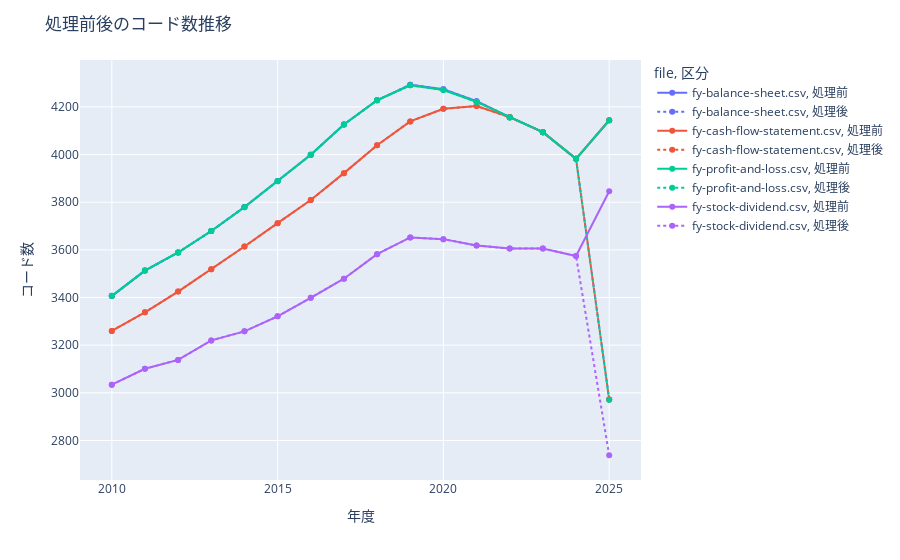

The notebook cell this image was saved under:
### Markdown cell above
### 初期品質の確認

指標となる以下の数を確認し、必要な処理のプロセスを決定します。

- コード
- 年度
- 列

<summary><b>結果</b></summary>

</details>

### Code cell
#pd.set_option('display.max_rows', None)
#pd.set_option('display.max_rows', 60)
print("\n処理済みデータをロードします。")
df_PROCESSED = df_type_change
#display(df_PROCESSED)


print("\n企業コード数、エンドの数、列数をファイルごとにまとめます。")
df_file_info = pd.DataFrame([
    {"file": filename, "year": year, "code_counts": df["コード"].nunique(), "year_counts": df["年度"].nunique(), "column_counts": df.columns.nunique()}
    for (filename, year), df in df_PROCESSED.items()
])
#display(df_file_info)

print("\n各ファイルの年推移を可視化します。")
for col in ["code_counts", "year_counts", "column_counts"]:
    fig = px.line(df_file_info, x="year", y=col, color="file", title=col)
    #fig.show()

print("\n最新年のファイルに登録されている年度を表示します。")
df = df_PROCESSED[(settings["files"]["raw"][0],2025)]
#display(df["年度"].unique())

print("\n最新年に登録されている過去の年度と過去のデータが同じか確認します")
print("まずは、年度を限定して、コードの一覧を見ます")
#display(df[df["年度"]=="2024/12"]["コード"])

print("\nコードを限定し、過去のデータファイルと同じかどうか調べます。")
df = df_PROCESSED[(settings["files"]["raw"][0],2025)]
#display(df[df["コード"]=="130A"])
df = df_PROCESSED[(settings["files"]["raw"][0],2024)]
#display(df[df["コード"]=="130A"])

print("\n最新年度にある過去のデータを取得し、過去のデータを更新します")
df_PROCESSED_AFTER = cu.update_duplicated(df_PROCESSED, 2025)

print("\n正しく処理が行われ、最新年に登録されている過去の年度と過去のデータが同じか確認します。")
df = df_PROCESSED_AFTER[(settings["files"]["raw"][0],2025)]
display(df[df["コード"]=="130A"])
df = df_PROCESSED_AFTER[(settings["files"]["raw"][0],2024)]
display(df[df["コード"]=="130A"])

print("\n最後に最新年度にある過去のデータを消去します。")
cutoff_date = pd.to_datetime("2025-01-01")
df_PROCESSED_AFTER = {
    (file, year): (df[df["年度"] >= cutoff_date] if year == 2025 else df)
    for (file, year), df in df_PROCESSED_AFTER.items()
}

print("")
print("各ファイルの年推移をもう一度可視化し、改善していることを確かめます。")
df_file_info_after = pd.DataFrame([
    {"file": filename, "year": year, "code_counts": df["コード"].nunique(), "year_counts": df["年度"].nunique(), "column_counts": df.columns.nunique()}
    for (filename, year), df in df_PROCESSED_AFTER.items()
])
df_file_info_after["区分"] = "処理後"
df_file_info_after = df_file_info_after.set_index(["file", "year"]).sort_index()

df_file_info = pd.DataFrame([
    {"file": filename, "year": year, "code_counts": df["コード"].nunique(), "year_counts": df["年度"].nunique(), "column_counts": df.columns.nunique()}
    for (filename, year), df in df_PROCESSED.items()
])
df_file_info["区分"] = "処理前"
df_file_info = df_file_info.set_index(["file", "year"]).sort_index()
df_compare = pd.concat([df_file_info,df_file_info_after]).reset_index()
display(df_compare)
fig = px.line(df_compare, x="year", y="code_counts", color="file", line_dash="区分", markers=True)
fig.update_layout(title="処理前後のコード数推移", xaxis_title="年度", yaxis_title="コード数")
fig.show()

### Figure 1 — Plotly figure (JSON) as saved in the notebook; plotly's stock layout.template omitted (floating-point values rounded to 4 significant figures)
{"data": [{"hovertemplate": "file=fy-balance-sheet.csv<br>区分=処理前<br>year=%{x}<br>code_counts=%{y}<extra></extra>", "legendgroup": "fy-balance-sheet.csv, 処理前", "line": {"color": "#636efa", "dash": "solid"}, "marker": {"symbol": "circle"}, "mode": "lines+markers", "name": "fy-balance-sheet.csv, 処理前", "orientation": "v", "showlegend": true, "type": "scatter", "x": [2010, 2011, 2012, 2013, 2014, 2015, 2016, 2017, 2018, 2019, 2020, 2021, 2022, 2023, 2024, 2025], "xaxis": "x", "y": [3406, 3513, 3589, 3679, 3780, 3889, 3999, 4126, 4228, 4293, 4274, 4224, 4157, 4094, 3982, 4144], "yaxis": "y"}, {"hovertemplate": "file=fy-balance-sheet.csv<br>区分=処理後<br>year=%{x}<br>code_counts=%{y}<extra></extra>", "legendgroup": "fy-balance-sheet.csv, 処理後", "line": {"color": "#636efa", "dash": "dot"}, "marker": {"symbol": "circle"}, "mode": "lines+markers", "name": "fy-balance-sheet.csv, 処理後", "orientation": "v", "showlegend": true, "type": "scatter", "x": [2010, 2011, 2012, 2013, 2014, 2015, 2016, 2017, 2018, 2019, 2020, 2021, 2022, 2023, 2024, 2025], "xaxis": "x", "y": [3406, 3513, 3589, 3679, 3780, 3889, 3999, 4126, 4228, 4293, 4274, 4224, 4157, 4094, 3982, 2972], "yaxis": "y"}, {"hovertemplate": "file=fy-cash-flow-statement.csv<br>区分=処理前<br>year=%{x}<br>code_counts=%{y}<extra></extra>", "legendgroup": "fy-cash-flow-statement.csv, 処理前", "line": {"color": "#EF553B", "dash": "solid"}, "marker": {"symbol": "circle"}, "mode": "lines+markers", "name": "fy-cash-flow-statement.csv, 処理前", "orientation": "v", "showlegend": true, "type": "scatter", "x": [2010, 2011, 2012, 2013, 2014, 2015, 2016, 2017, 2018, 2019, 2020, 2021, 2022, 2023, 2024, 2025], "xaxis": "x", "y": [3260, 3338, 3425, 3519, 3614, 3712, 3809, 3922, 4039, 4139, 4192, 4204, 4157, 4094, 3982, 4144], "yaxis": "y"}, {"hovertemplate": "file=fy-cash-flow-statement.csv<br>区分=処理後<br>year=%{x}<br>code_counts=%{y}<extra></extra>", "legendgroup": "fy-cash-flow-statement.csv, 処理後", "line": {"color": "#EF553B", "dash": "dot"}, "marker": {"symbol": "circle"}, "mode": "lines+markers", "name": "fy-cash-flow-statement.csv, 処理後", "orientation": "v", "showlegend": true, "type": "scatter", "x": [2010, 2011, 2012, 2013, 2014, 2015, 2016, 2017, 2018, 2019, 2020, 2021, 2022, 2023, 2024, 2025], "xaxis": "x", "y": [3260, 3338, 3425, 3519, 3614, 3712, 3809, 3922, 4039, 4139, 4192, 4204, 4157, 4094, 3982, 2972], "yaxis": "y"}, {"hovertemplate": "file=fy-profit-and-loss.csv<br>区分=処理前<br>year=%{x}<br>code_counts=%{y}<extra></extra>", "legendgroup": "fy-profit-and-loss.csv, 処理前", "line": {"color": "#00cc96", "dash": "solid"}, "marker": {"symbol": "circle"}, "mode": "lines+markers", "name": "fy-profit-and-loss.csv, 処理前", "orientation": "v", "showlegend": true, "type": "scatter", "x": [2010, 2011, 2012, 2013, 2014, 2015, 2016, 2017, 2018, 2019, 2020, 2021, 2022, 2023, 2024, 2025], "xaxis": "x", "y": [3407, 3513, 3589, 3679, 3779, 3888, 3999, 4126, 4228, 4291, 4271, 4221, 4156, 4094, 3982, 4143], "yaxis": "y"}, {"hovertemplate": "file=fy-profit-and-loss.csv<br>区分=処理後<br>year=%{x}<br>code_counts=%{y}<extra></extra>", "legendgroup": "fy-profit-and-loss.csv, 処理後", "line": {"color": "#00cc96", "dash": "dot"}, "marker": {"symbol": "circle"}, "mode": "lines+markers", "name": "fy-profit-and-loss.csv, 処理後", "orientation": "v", "showlegend": true, "type": "scatter", "x": [2010, 2011, 2012, 2013, 2014, 2015, 2016, 2017, 2018, 2019, 2020, 2021, 2022, 2023, 2024, 2025], "xaxis": "x", "y": [3407, 3513, 3589, 3679, 3779, 3888, 3999, 4126, 4228, 4291, 4271, 4221, 4156, 4094, 3982, 2971], "yaxis": "y"}, {"hovertemplate": "file=fy-stock-dividend.csv<br>区分=処理前<br>year=%{x}<br>code_counts=%{y}<extra></extra>", "legendgroup": "fy-stock-dividend.csv, 処理前", "line": {"color": "#ab63fa", "dash": "solid"}, "marker": {"symbol": "circle"}, "mode": "lines+markers", "name": "fy-stock-dividend.csv, 処理前", "orientation": "v", "showlegend": true, "type": "scatter", "x": [2010, 2011, 2012, 2013, 2014, 2015, 2016, 2017, 2018, 2019, 2020, 2021, 2022, 2023, 2024, 2025], "xaxis": "x", "y": [3034, 3101, 3138, 3220, 3258, 3321, 3399, 3479, 3582, 3652, 3645, 3618, 3606, 3606, 3574, 3846], "yaxis": "y"}, {"hovertemplate": "file=fy-stock-dividend.csv<br>区分=処理後<br>year=%{x}<br>code_counts=%{y}<extra></extra>", "legendgroup": "fy-stock-dividend.csv, 処理後", "line": {"color": "#ab63fa", "dash": "dot"}, "marker": {"symbol": "circle"}, "mode": "lines+markers", "name": "fy-stock-dividend.csv, 処理後", "orientation": "v", "showlegend": true, "type": "scatter", "x": [2010, 2011, 2012, 2013, 2014, 2015, 2016, 2017, 2018, 2019, 2020, 2021, 2022, 2023, 2024, 2025], "xaxis": "x", "y": [3034, 3101, 3138, 3220, 3258, 3321, 3399, 3479, 3582, 3652, 3645, 3618, 3606, 3606, 3574, 2738], "yaxis": "y"}], "layout": {"legend": {"title": {"text": "file, 区分"}, "tracegroupgap": 0}, "margin": {"t": 60}, "title": {"text": "処理前後のコード数推移"}, "xaxis": {"anchor": "y", "domain": [0, 1], "title": {"text": "年度"}}, "yaxis": {"anchor": "x", "domain": [0, 1], "title": {"text": "コード数"}}}}
